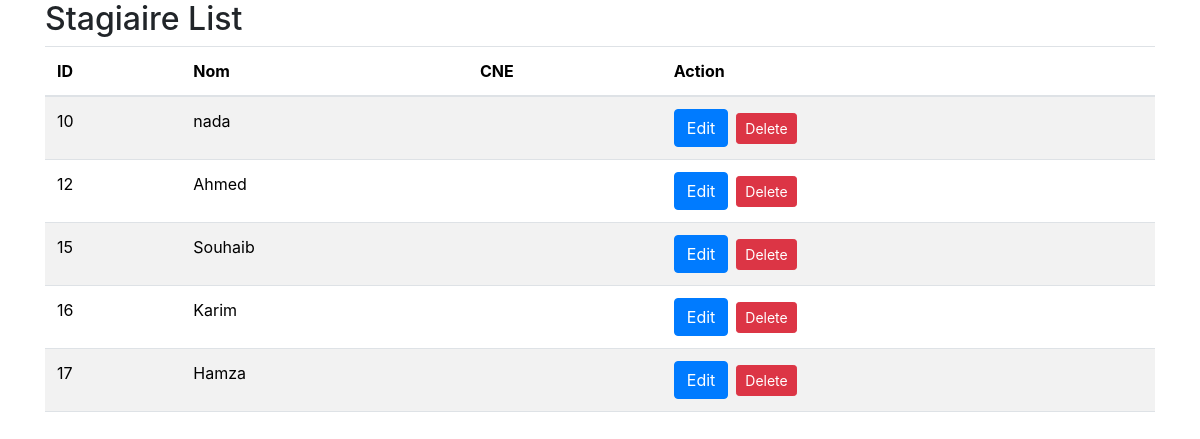
Page /Prototype2/index2.php on the earlier database version.
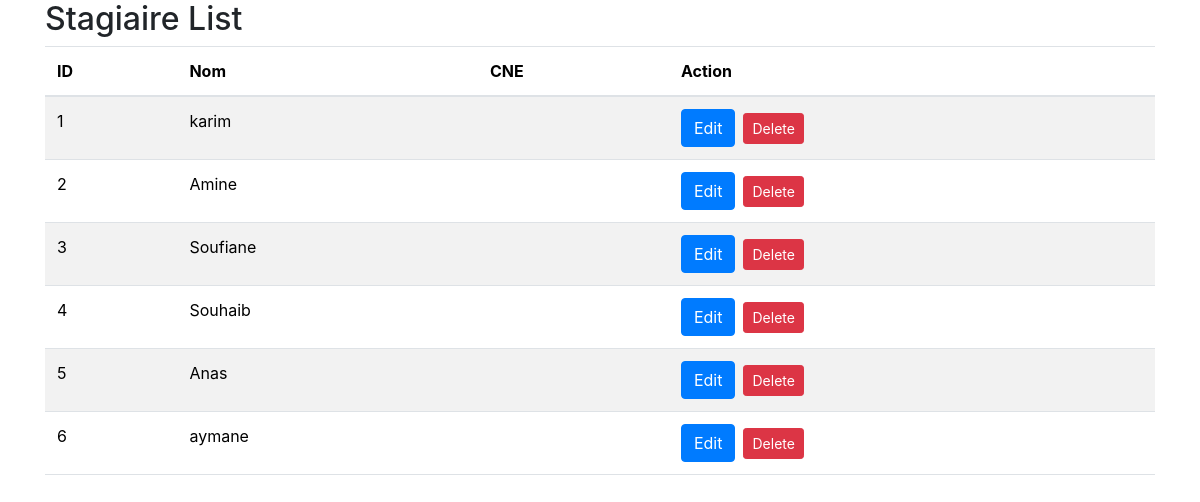
Same page on the later database version.
### tables this page shows
CREATE TABLE `personne` (
  `id` int(11) NOT NULL,
  `nom` varchar(50) NOT NULL,
  `prenom` varchar(50) NOT NULL,
  `CNE` varchar(500) NOT NULL,
  `id_ville` int(11) DEFAULT NULL
);

### Prototype2/index2.php (the view, shortened to what this page needs)
<?php
include "GestionStagiaire2.php";
?>
<!DOCTYPE html>
<html lang="en">
<head>
    <link href="https://cdn.jsdelivr.net/npm/bootstrap@5.3.2/dist/css/bootstrap.min.css" rel="stylesheet">
    <link rel="stylesheet" href="https://maxcdn.bootstrapcdn.com/bootstrap/4.5.2/css/bootstrap.min.css">
</head>
<body>
<div class="container">
    <h2>Stagiaire List</h2>
    <table class="table table-striped">
        <thead>
        <tr>
            <th>ID</th>
            <th>Nom</th>
            <th>CNE</th>
            <th>Action</th>
        </tr>
        </thead>
        <tbody>
        <?php
        $sql = "SELECT * FROM personne";
        $result = $conn->query($sql);
        if ($result && $result->rowCount() > 0) {
            while ($row = $result->fetch(PDO::FETCH_ASSOC)) {
                echo "<tr>";
                echo "<td>" . $row['id'] . "</td>";
                echo "<td>" . $row['nom'] . "</td>";
                echo "<td>" . $row['CNE'] . "</td>";
                echo "<td>";
                echo "<button type='button' class='btn btn-primary toggleModalBtn' data-bs-toggle='modal'
                    data-bs-target='#editModal'
                    data-id='" . $row['id'] . "'
                    data-nom='" . $row['nom'] . "'
                    data-CNE='" . $row['CNE'] . "'>Edit</button>";
                echo "<a href='delete.php?id=" . $row['id'] . "' class='btn btn-danger btn-sm ml-2'>Delete</a>";
                echo "</td>";
                echo "</tr>";
            }
        } else {
            echo "<tr><td colspan='4'>No Stagiaires found.</td></tr>";
        }
        ?>
        </tbody>
    </table>
</div>
</body>
</html>

Differences in the rows shown:
removed personne: id "10", nom "nada"
removed personne: id "12", nom "Ahmed"
removed personne: id "15", nom "Souhaib"
removed personne: id "16", nom "Karim"
removed personne: id "17", nom "Hamza"
added personne: id "1", nom "karim"
added personne: id "2", nom "Amine"
added personne: id "3", nom "Soufiane"
added personne: id "4", nom "Souhaib"
added personne: id "5", nom "Anas"
added personne: id "6", nom "aymane"
